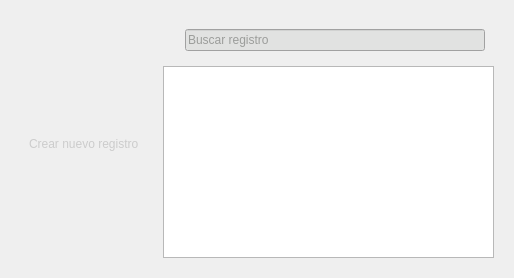
                <widget class="QWidget" name="page_new_reg">
                 <layout class="QHBoxLayout" name="horizontalLayout_8">
                  <item>
                   <layout class="QVBoxLayout" name="verticalLayout_23">
                    <property name="spacing">
                     <number>0</number>
                    </property>
                    <property name="topMargin">
                     <number>10</number>
                    </property>
                    <item>
                     <widget class="QFrame" name="horizontalFrame_2">
                      <property name="sizePolicy">
                       <sizepolicy hsizetype="Preferred" vsizetype="Maximum">
                        <horstretch>0</horstretch>
                        <verstretch>0</verstretch>
                       </sizepolicy>
                      </property>
                      <layout class="QHBoxLayout" name="horizontalLayout_17">
                       <property name="leftMargin">
                        <number>5</number>
                       </property>
                       <item>
                        <widget class="QLabel" name="label_26">
                         <property name="sizePolicy">
                          <sizepolicy hsizetype="Maximum" vsizetype="Maximum">
                           <horstretch>0</horstretch>
                           <verstretch>0</verstretch>
                          </sizepolicy>
                         </property>
                         <property name="text">
                          <string/>
                         </property>
                         <property name="pixmap">
                          <pixmap resource="../../../../Fullaxis_back/Gui/files.qrc">:/24x24/icons/24x24/cil-user-follow.png</pixmap>
                         </property>
                        </widget>
                       </item>
                       <item>
                        <widget class="QLabel" name="label_27">
                         <property name="sizePolicy">
                          <sizepolicy hsizetype="Preferred" vsizetype="Maximum">
                           <horstretch>0</horstretch>
                           <verstretch>0</verstretch>
                          </sizepolicy>
                         </property>
                         <property name="styleSheet">
                          <string notr="true">background: transparent;
color:rgb(204,204,204);</string>
                         </property>
                         <property name="text">
                          <string>Crear nuevo registro</string>
                         </property>
                        </widget>
                       </item>
                      </layout>
                     </widget>
                    </item>
                    <item>
                     <layout class="QVBoxLayout" name="verticalLayout_24"/>
                    </item>
                   </layout>
                  </item>
                  <item>
                   <layout class="QVBoxLayout" name="verticalLayout_22">
                    <item>
                     <widget class="QFrame" name="verticalFrame_10">
                      <property name="maximumSize">
                       <size>
                        <width>16777215</width>
                        <height>16777215</height>
                       </size>
                      </property>
                      <layout class="QVBoxLayout" name="verticalLayout_25">
                       <item>
                        <widget class="QFrame" name="verticalFrame_11">
                         <property name="sizePolicy">
                          <sizepolicy hsizetype="Maximum" vsizetype="Maximum">
                           <horstretch>0</horstretch>
                           <verstretch>0</verstretch>
                          </sizepolicy>
                         </property>
                         <layout class="QHBoxLayout" name="horizontalLayout_22">
                          <item>
                           <widget class="QLabel" name="label_29">
                            <property name="sizePolicy">
                             <sizepolicy hsizetype="Maximum" vsizetype="Maximum">
                              <horstretch>0</horstretch>
                              <verstretch>0</verstretch>
                             </sizepolicy>
                            </property>
                            <property name="styleSheet">
                             <string notr="true">background: transparent;
color:rgb(204,204,204);</string>
                            </property>
                            <property name="text">
                             <string/>
                            </property>
                            <property name="pixmap">
                             <pixmap resource="../../../../Fullaxis_back/Gui/files.qrc">:/24x24/icons/24x24/cil-search.png</pixmap>
                            </property>
                           </widget>
                          </item>
                          <item>
                           <widget class="QLineEdit" name="lineEdit">
                            <property name="sizePolicy">
                             <sizepolicy hsizetype="Preferred" vsizetype="Fixed">
                              <horstretch>0</horstretch>
                              <verstretch>0</verstretch>
                             </sizepolicy>
                            </property>
                            <property name="minimumSize">
                             <size>
                              <width>300</width>
                              <height>0</height>
                             </size>
                            </property>
                            <property name="styleSheet">
                             <string notr="true">background-color: rgb(225, 226, 225);
border-color: rgb(85, 87, 83);
color:rgb(85, 87, 83);</string>
                            </property>
                            <property name="text">
                             <string/>
                            </property>
                            <property name="maxLength">
                             <number>32762</number>
                            </property>
                            <property name="frame">
                             <bool>true</bool>
                            </property>
                            <property name="placeholderText">
                             <string>Buscar registro</string>
                            </property>
                           </widget>
                          </item>
                         </layout>
                        </widget>
                       </item>
                       <item>
                        <layout class="QVBoxLayout" name="verticalLayout_29">
                         <item>
                          <widget class="QListWidget" name="listWidget">
                           <property name="sizePolicy">
                            <sizepolicy hsizetype="Preferred" vsizetype="Preferred">
                             <horstretch>0</horstretch>
                             <verstretch>0</verstretch>
                            </sizepolicy>
                           </property>
                          </widget>
                         </item>
                        </layout>
                       </item>
                      </layout>
                     </widget>
                    </item>
                    <item>
                     <layout class="QVBoxLayout" name="verticalLayout_27"/>
                    </item>
                   </layout>
                  </item>
                 </layout>
                </widget>
